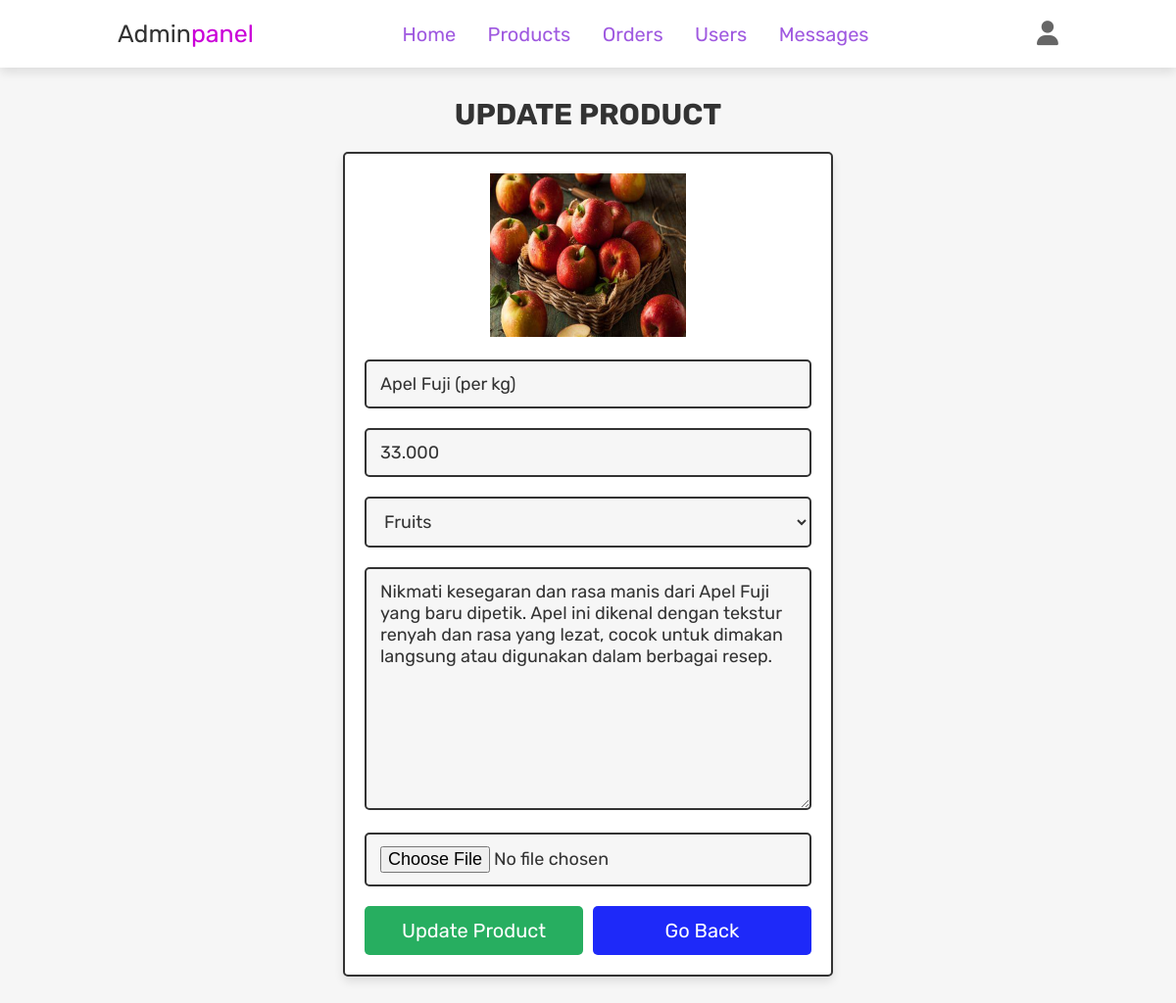
Page /admin_update_product.php?update=28 (signed in) on the committed database.
### tables this page shows
CREATE TABLE `products` (
  `id` int(100) NOT NULL,
  `name` varchar(100) NOT NULL,
  `category` varchar(20) NOT NULL,
  `details` varchar(500) NOT NULL,
  `price` decimal(10,3) NOT NULL,
  `image` varchar(100) NOT NULL
);

### admin_update_product.php (the view, shortened to what this page needs)
<?php
include 'config.php';
?>
<!DOCTYPE html>
<html lang="en">
<head>
    <link rel="stylesheet" href="https://cdnjs.cloudflare.com/ajax/libs/font-awesome/6.6.0/css/all.min.css">
    <link rel="stylesheet" href="CSS/admin_style.css">
</head>
<body>
<?php include 'admin_header.php';  ?>
<section class="update-product">
    <h1 class="tittle">Update Product</h1>
    <?php
    $update_id = $_GET['update'];
    $select_products = $conn->prepare("SELECT * FROM `products` WHERE id = ?");
    $select_products->execute([$update_id]);
    if($select_products->rowCount() > 0){
        while($fetch_products = $select_products->fetch(PDO::FETCH_ASSOC)){
    ?>
    <form action="" method="post" enctype="multipart/form-data">
        <img src="uploaded_img/<?= $fetch_products['image']; ?>" alt="" style="max-width: 200px; height: auto;">
        <input type="text" name="name" placeholder="Enter product name" required class="box" value="<?= $fetch_products['name']; ?>">
        <input type="number" name="price" min="0" placeholder="Enter product price" required class="box" value="<?= $fetch_products['price']; ?>">
        <select name="category" class="box" required>
            <option value="<?= $fetch_products['category']; ?>" selected><?= ucfirst($fetch_products['category']); ?></option>
        </select>
        <textarea name="details" placeholder="Enter product details" class="box" cols="30" rows="10"><?= $fetch_products['details']; ?></textarea>
        <input type="file" name="image" class="box" accept="image/jpg, image/jpeg, image/png">
        <div class="flex-btn">
            <input type="submit" class="btn" value="Update Product" name="update_product">
            <a href="admin_products.php" class="option-btn">Go Back</a>
        </div>
    </form>
    <?php
        }
    } else {
        echo '<p class="empty">No products found!</p>';
    }
    ?>
</section>
</body>
</html>

### CSS/admin_style.css (style rules this page uses)
.update-product form { max-width: 50rem; margin: 0 auto; padding: 2rem; text-align: center; border: var(--border); box-shadow: var(--box-shadow); background-color: var(--white); border-radius: .5rem; }
.update-product form img { height: 20rem; width: 20rem; object-fit: cover; margin-bottom: 1rem; }
.update-product form .box { width: 100%; border: var(--border); background-color: var(--white); border-radius: .5rem; background-color: var(--light-bg); padding: 1.2rem 1.4rem; font-size: 1.8rem; color: var(--black); margin: 1rem 0; }

### CSS/components.css (style rules this page uses)
:root { --green:#27ae60; --orange:#f39c12; --red:#e74c3c; --black:#333; --light-color:#666; --white:#fff; --light-bg:#f6f6f6; --border:.2rem solid var(--black); --box-shadow:0 .5rem 1rem rgba(0,0,0,.1); }
* { font-family: 'Rubik',sans-serif; margin: 0; padding: 0; box-sizing: border-box; outline: none; border: none; text-decoration: none; color: var(--black); }
body { background-color: var(--light-bg); }
html { font-size: 62.5%; overflow-x: hidden; scroll-behavior: smooth; scroll-padding-top: 6.5rem; }
section { padding: 3rem 2rem; max-width: 1000px; margin: 0 auto; }
.btn, .delete-btn, .checkout-btn, .home-btn, .option-btn { display: block; width: 100%; margin-top: 1rem; border-radius: .5rem; color: var(--white); font-size: 2rem; padding: 1.3rem 3rem; text-transform: capitalize; cursor: pointer; text-align: center; }
.btn { background-color: var(--green); }
.option-btn { background-color: rgb(30, 41, 249); }
.flex-btn { display: flex; flex-wrap: wrap; gap: 1rem; }
.flex-btn > * { flex: 1; }
.tittle { text-align: center; margin-bottom: 2rem; text-transform: uppercase; color: var(--black); font-size: 3rem; }

### rows in the picture
products: image (picture), name "Apel Fuji (per kg)", price "33.000", category "Fruits", details "Nikmati kesegaran dan rasa manis dari Apel Fuji yang baru dipetik. Apel ini dikenal dengan tekstur renyah dan rasa yang lezat, cocok untuk dimakan langsung atau digunakan dalam berbagai resep."
